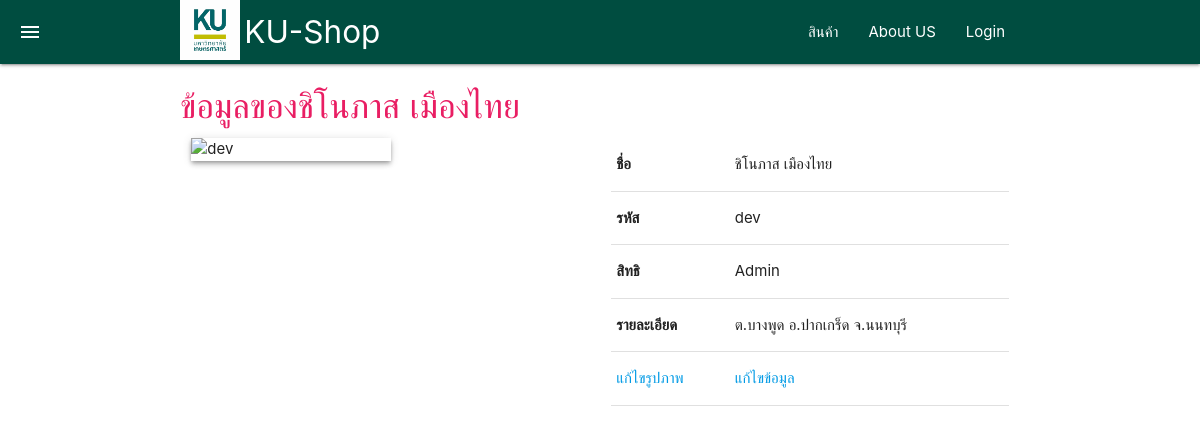
/u_show.php?u_id=dev, run on an earlier commit of the app's database.
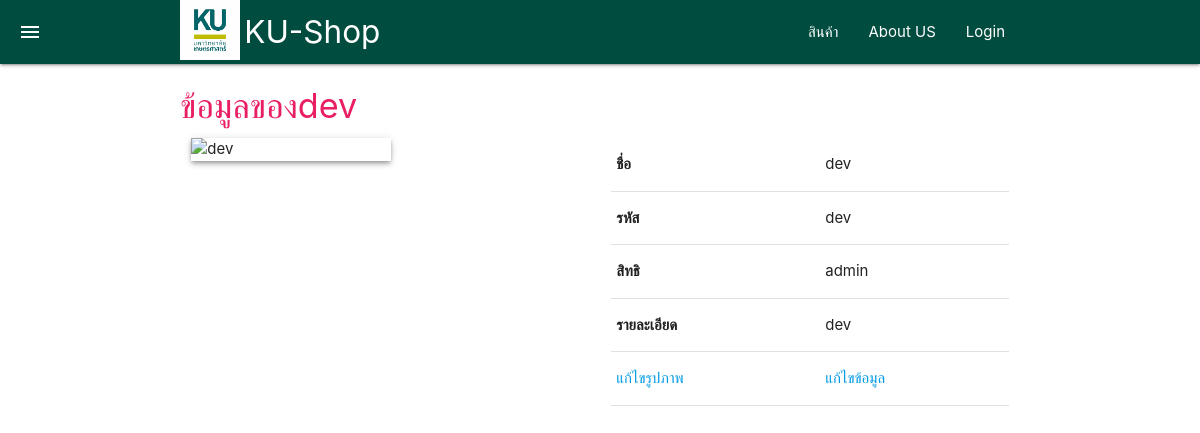
And on a later commit of the database.
### tables this page shows
CREATE TABLE `user` (
  `u_id` text NOT NULL,
  `u_name` text NOT NULL,
  `u_pwd` text NOT NULL,
  `u_level` text NOT NULL,
  `u_desc` text NOT NULL
);

### u_show.php (the view, shortened to what this page needs)
<?php
    include "connector.php";
?>
<!DOCTYPE html>
<html lang="en">
<head>
    <link rel="stylesheet" href="./css/materialize.min.css">
    <link rel="stylesheet" href="./iconfont/material-icons.css">
</head>
<body>
    <?php
        include "menuheader.php";
    ?>
    <div class="container">
        <?php
            $u_id=$_GET['u_id'];
            $sql_u="SELECT * FROM user WHERE u_id = '".$u_id."' ";
            $res_u=$db->query($sql_u);
            $data_arr=$res_u->fetch(PDO::FETCH_ASSOC);
        ?>
        <h4 class="pink-text">ข้อมูลของ<?=$data_arr['u_name']?></h4>
        <div class="row">
            <div class="col l6 m6 s12 ">
               <img src="./u_img/<?=$data_arr['u_id']?>.jpg" alt="<?=$data_arr['u_id']?>" class="materialboxed z-depth-2 " width="200px">
            </div>
            <div class="col l6 m6 s12">
                <table>
                    <tr>
                        <th>ชื่อ</th>
                        <td><?=$data_arr['u_name']?></td>
                    </tr>
                    <tr>
                        <th>รหัส</th>
                        <td><?=$data_arr['u_id']?></td>
                    </tr>
                    <tr>
                        <th>สิทธิ</th>
                        <td><?=$data_arr['u_level']?></td>
                    </tr>
                    <tr>
                        <th>รายละเอียด</th>
                        <td><?=$data_arr['u_desc']?></td>
                    </tr>
                    <tr>
                        <td><a href="u_img.php?u_id=<?=$data_arr['u_id']?>"> แก้ไขรูปภาพ</a></td>
                        <td><a href="u_edit.php?u_id=<?=$data_arr['u_id']?>"> แก้ไขข้อมูล</a></td>
                    </tr>
                </table>
            </div>
        </div>
    </div>
</body>
</html>

What changed in the data, as far as the page shows it:
changed user "dev": u_name "ชิโนภาส เมืองไทย" → "dev"; u_level "Admin" → "admin"; u_desc "ต.บางพูด อ.ปากเกร็ด จ.นนทบุรี" → "dev"
